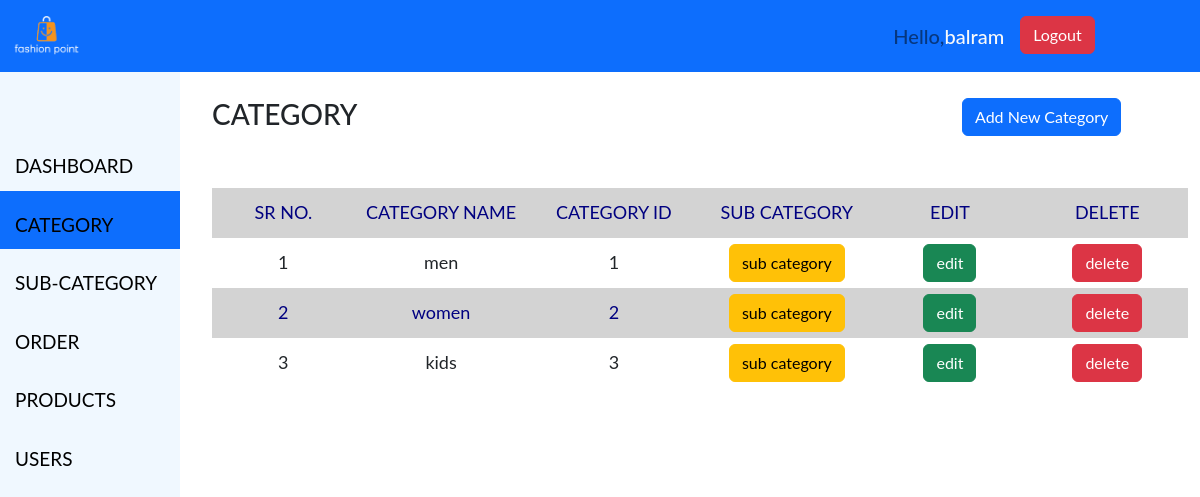
Page /admin/category_page.php (signed in) on the committed database.
### tables this page shows
CREATE TABLE `tb_category` (
  `cat_id` int(11) NOT NULL,
  `cat_name` varchar(255) NOT NULL,
  `description` varchar(255) NOT NULL
);

### admin/category_page.php (the view, shortened to what this page needs)
<?php
$conn = mysqli_connect('localhost','root','','db_project');
$p="SELECT * FROM tb_category";
$p1= mysqli_query($conn,$p);
?>
<!DOCTYPE html>
<html lang="en">
<head>
    <link rel="stylesheet" href="../cdn/css/bootstrap.css">
</head>
<body>
<?php include "navbar.php"?>
    <div class="container-fluid">
        <div class="row">
            <div class="col-md-2"><?php include "sidebar.php"?></div>
            <div class="col-md-10 "style="margin-top:50px;">
                <div class="row my-5">
                    <div class="col-md-9">
                        <h3>CATEGORY</h3>
                    </div>
                    <div class="col-md-3">
                        <a class="btn btn-primary" href="add_category.php"> Add New Category</a>
                    </div>
                </div>
                <div class="row">
                    <div class="col-md-12">
                        <table>
                            <tr>
                                <td>SR NO.</td>
                                <td>CATEGORY NAME</td>
                                <td>CATEGORY ID</td>
                                <td>SUB CATEGORY</td>
                                <td>EDIT</td>
                                <td>DELETE</td>
                            </tr>
                    </div>
                </div>
                    <div class="row">
                        <div class="col-md-12">
                            <?php
                            $i=1;
                            while($p2=mysqli_fetch_array($p1)){
                            echo"<tr>";
                                echo"<td>".$i."</td>";
                                echo"<td>".$p2['cat_name']."</td>";
                                echo"<td>".$p2['cat_id']."</td>";
                                echo"<td><a class='btn btn-warning' href='sub_catbycat.php?cid=".$p2['cat_id']."'>sub category</a></td>";
                                echo"<td><a class='btn btn-success' href='edit_category.php?cid=".$p2['cat_id']."'>edit</a></td>";
                                echo"<td><a class='btn btn-danger' href='delete_category.php?cid=".$p2['cat_id']."'>delete</a></td>";
                                echo"</tr>";
                                $i++;
                            }?>
                        </div>
                    </div>
                </div>
</body>
</html>

### admin/category_page.php (style rules this page uses)
td { height: 50px; width: 250px; font-size: 18px; text-align: center; }
table { border-collapse: collapse; }
tr:nth-child(odd) { background-color:#D3D3D3; color:navy; }

### admin/sidebar.php (style rules this page uses)
body { font-family: "Lato", sans-serif; }

### rows in the picture
tb_category: cat_name "men", cat_id "1"
tb_category: cat_name "women", cat_id "2"
tb_category: cat_name "kids", cat_id "3"

### other values in the picture
$_SESSION['user_name'] "balram"
